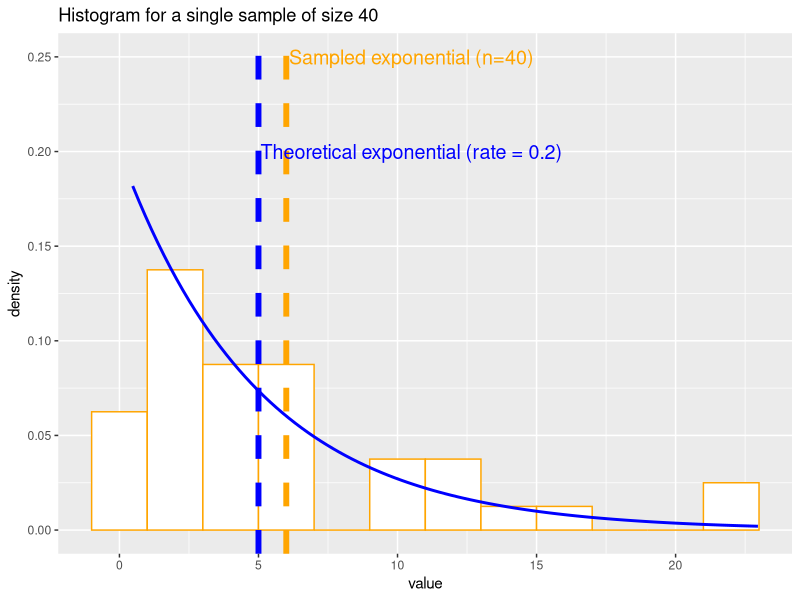
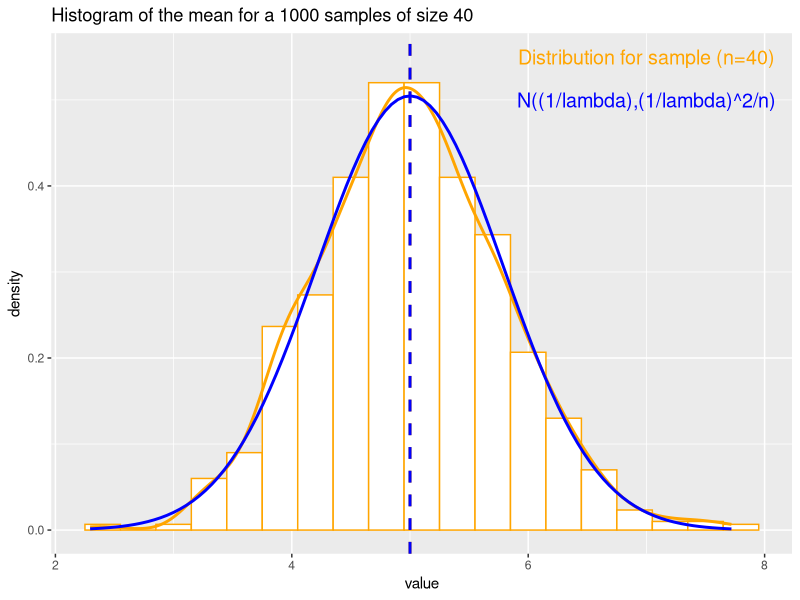

Source code (R) for these figures, in order:
## ---- chunk 1
knitr::opts_chunk$set(echo = TRUE)
## ---- chunk 2
library(ggplot2)
## ---- chunk 3
set.seed(3422)
n=40
lambda=.2
population_mean=1/lambda
population_variance=(1/lambda)^2
## ---- chunk 4
simul=1000
sample2=setNames(data.frame(rep(0,simul)), "value")
for (i in 1 : simul) sample2[i,] = mean(rexp(n,lambda))
## ---- chunk 5
sample_mean2=(mean(sample2$value))
sample_variance=var(sample2$value)
population_variance_estimate=sample_variance*n
## ---- chunk 6
sample_lower_95percent_bound=sample_mean2 - qnorm(.975)*sqrt(sample_variance)
sample_upper_95percent_bound=sample_mean2 + qnorm(.975)*sqrt(sample_variance)
gaussian_upper_95percent_bound=population_mean + qnorm(.975)*sqrt(population_variance/n)
gaussian_lower_95percent_bound=population_mean - qnorm(.975)*sqrt(population_variance/n)

## ---- chunk 7
sample1=setNames(data.frame(rexp(n,lambda)), "value")
sample_mean1=mean(sample1$value)
cbind(sample_mean1,population_mean)
## ---- chunk 8
g1=ggplot(sample1,aes(x=value))
g1=g1+geom_histogram(aes(y=..density..),color="orange", fill="white",binwidth=2)
g1=g1+xlab("value")+ggtitle("Histogram for a single sample of size 40")
g1=g1+geom_vline(aes(xintercept=sample_mean1),
            color="orange", linetype="dashed", size=2)
g1=g1+geom_vline(aes(xintercept=population_mean),
            color="blue", linetype="dashed", size=2)
g1=g1+stat_function(fun = dexp, args = list(rate=lambda),color="blue", size=1)
g1=g1+annotate("text", x = 10.5, y = .25, label = "Sampled exponential (n=40)", color="orange", size=5)
g1=g1+annotate("text", x = 10.5, y = .2, label = "Theoretical exponential (rate = 0.2)", color="blue", size=5)
plot(g1)
## ---- chunk 9
cbind(sample_mean2, population_mean)
cbind(sample_variance)
cbind(population_variance_estimate,population_variance)
## ---- chunk 10
g2=ggplot(sample2,aes(x=value))
g2=g2+geom_histogram(aes(y=..density..),color="orange", fill="white",binwidth=.3)
g2=g2+geom_density(colour="orange", size=1) 
g2=g2+xlab("value")+ggtitle("Histogram of the mean for a 1000 samples of size 40")
g2=g2+geom_vline(aes(xintercept=sample_mean2),
            color="orange", linetype="dashed", size=1)
g2=g2+geom_vline(aes(xintercept=population_mean),
            color="blue", linetype="dashed", size=1)
g2=g2+annotate("text", x = 7, y = .55, label = "Distribution for sample (n=40)", color="orange", size=5)
g2=g2+annotate("text", x = 7, y = .5, label = "N((1/lambda),(1/lambda)^2/n)", color="blue", size=5)
g2=g2+stat_function(fun = dnorm, args = list(sd=sqrt(population_variance/n),mean=population_mean),color="blue", size=1)
plot(g2)
## ---- chunk 11
cbind(population_variance,population_variance_estimate)
cbind(sample_lower_95percent_bound,gaussian_lower_95percent_bound)
cbind(sample_upper_95percent_bound,gaussian_upper_95percent_bound)
